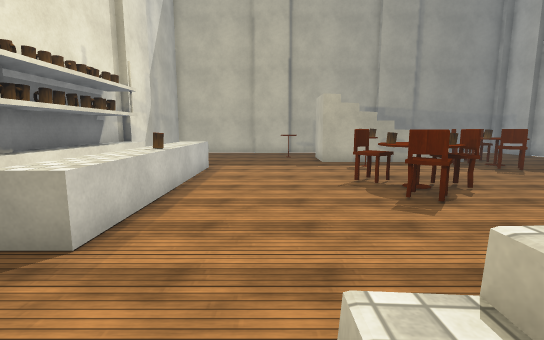
View 1 (above)

16 first-person views from a walk through a scene from a Unity 3-D project. The camera is 1.2 m above the floor, tilts 8° down and sees 85° across. The floor is counted in squares, 1 m on a side. Each view is taken from the middle of a square. On the plan, view 1 faces up. The plan holds only what a view shows up to about 13 squares ahead; the rest is blank. Some animated figures are left out. Some surface patterns are stand-ins.

View 2
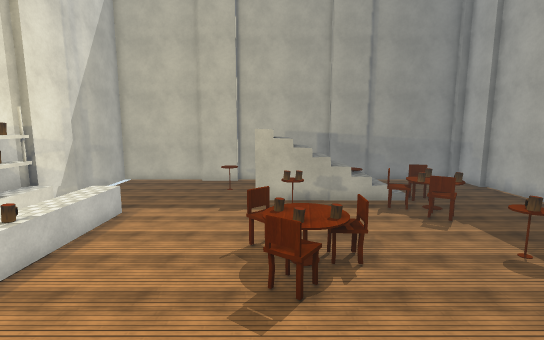

View 3
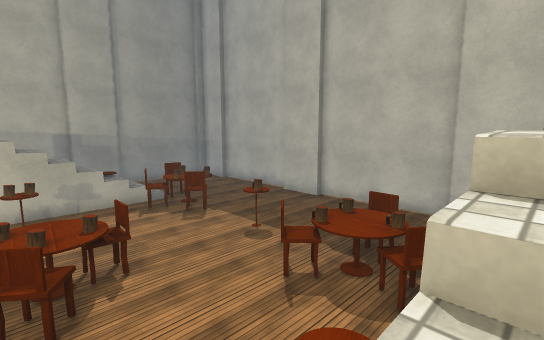

View 4
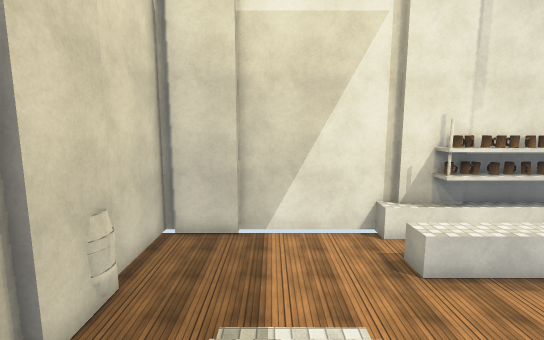

View 5
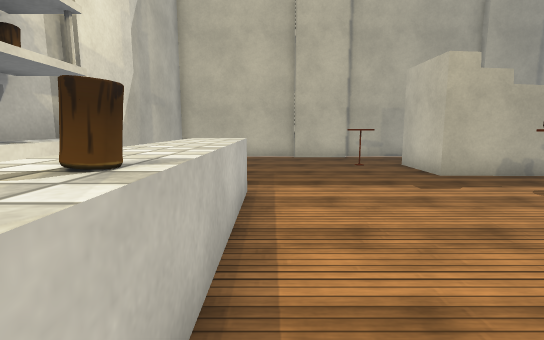

View 6
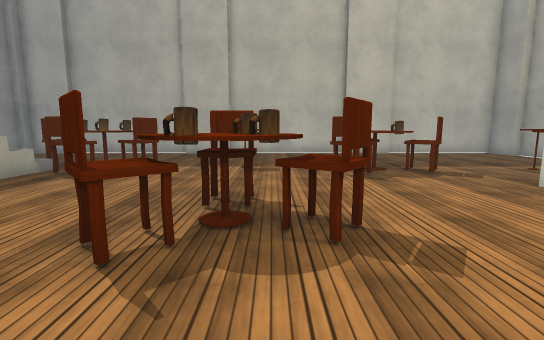

View 7
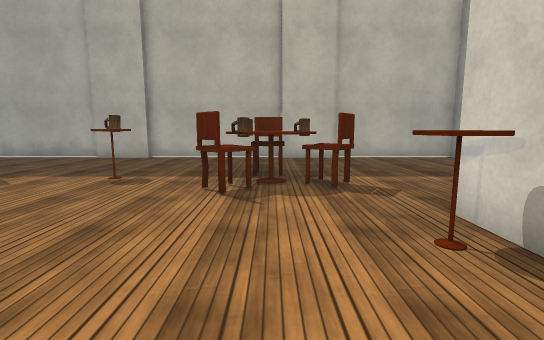

View 8
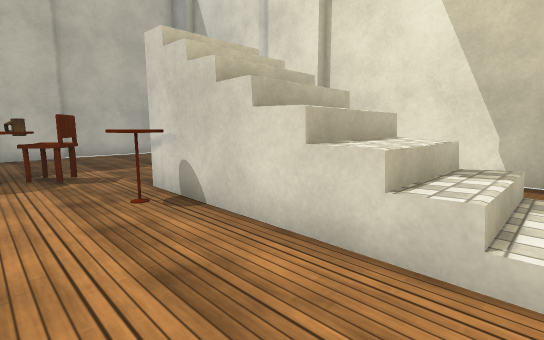

View 9
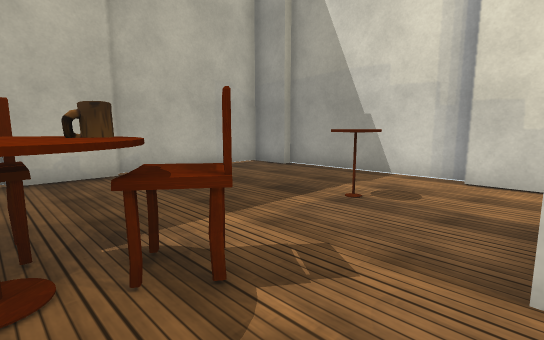

View 10
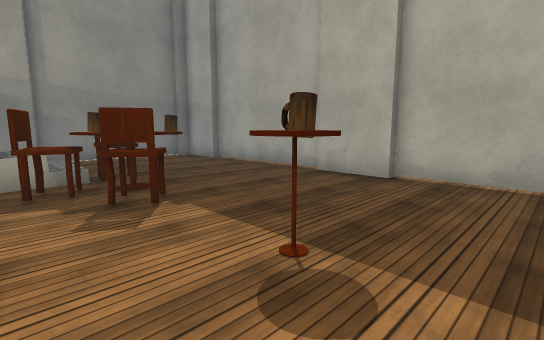

View 11
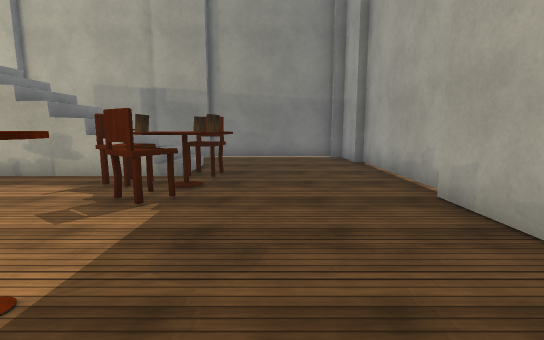

View 12
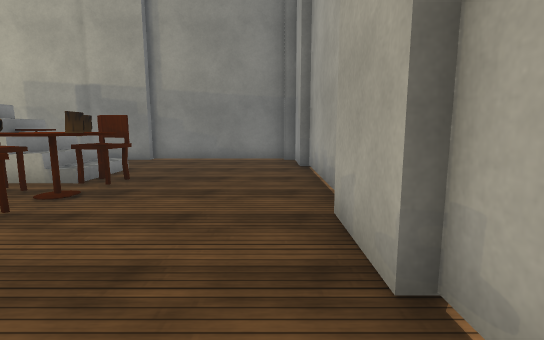

View 13
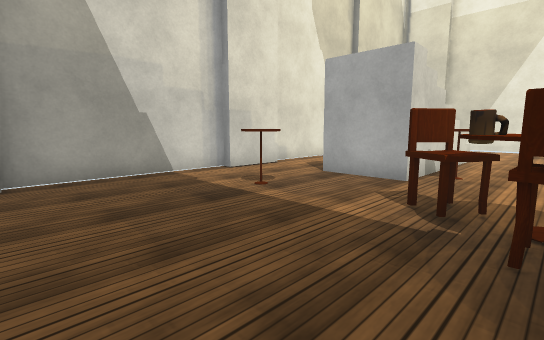

View 14
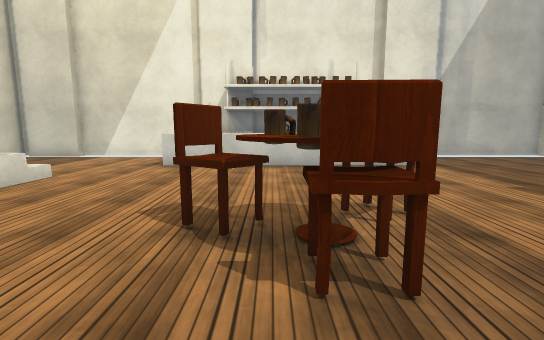

View 15
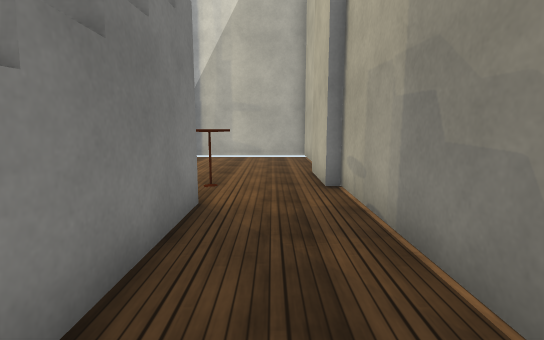

View 16
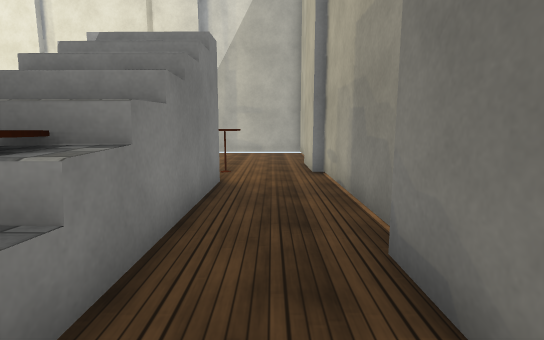

### Floor plan
Key: @ floor where view 1 was taken; # wall or solid block; . main floor; : floor 1.5 m higher than the main floor; + floor 2.25 m higher than the main floor; * floor 3 m higher than the main floor; / step, stairs or slope; = window, fence, low wall or low ledge; ^ raised ledge; v drop or lower ground; C chair; B bottle; T table; O other object.
Columns run from 6 left of view 1 to 14 right of it. Each row starts with its distance up from view 1.
 19 ###### ###### #######
 18 #....###....###.....#
 17 #...................#
 16 #......T.###v//.....#
 15 #......T###^://.....#
 14 #.......###^://C....#
 13 # ............CBC...#
 12 #  ......OO...BBB...#
 11 ^^ ^..........CC....#
 10 #= ^................#
  9 #= ^.....C..........#
  8 #= ^.....BTC...O....#
  7 #= B.....CBC........#
  6 #^ ^.....CC.........#
  5 ## ^.........CBB....#
  4 #^.^..........TTC...#
  3 #.............CB....#
  2 #..........T..C.....#
  1 #.....////+=#.......#
  0 #.....@///+ *..T....#
 -1 #.....//.   ..TT....#
 -2 #......   ..........#
 -3 #...OO#  ...##.....##
 -4 ####OO##############

Positions as (right, up) in squares from view 1, and headings:
1: (0, 0), facing up
2: (3, 1), facing up
3: (3, 1), facing up-right
4: (4, 0), facing left
5: (-2, 6), facing up
6: (0, 7), facing right
7: (2, 4), facing right
8: (0, 4), facing down-right
9: (6, 4), facing down-right
10: (7, 6), facing up-right
11: (11, 6), facing up
12: (13, 7), facing up
13: (13, 4), facing down-left
14: (7, 7), facing left
15: (7, 17), facing left
16: (9, 17), facing left
